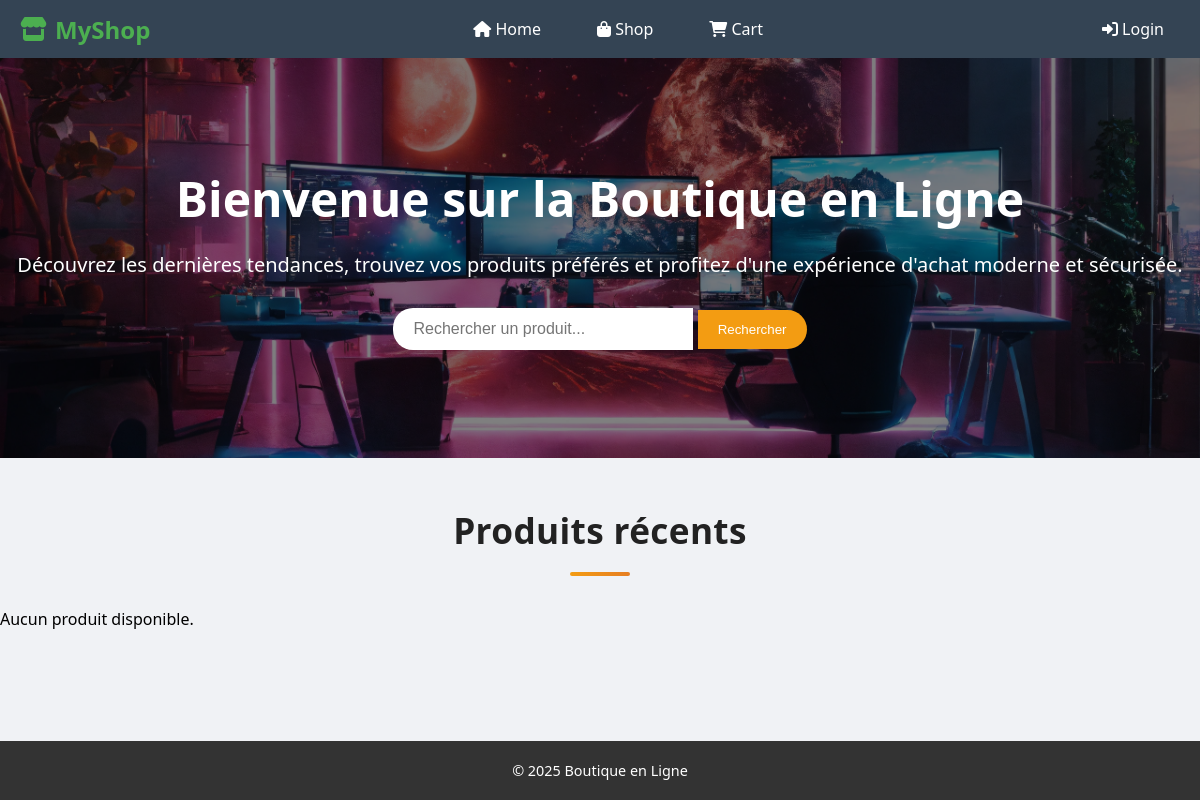
The page /.history/index_20250507150558.php on the database as committed earlier.
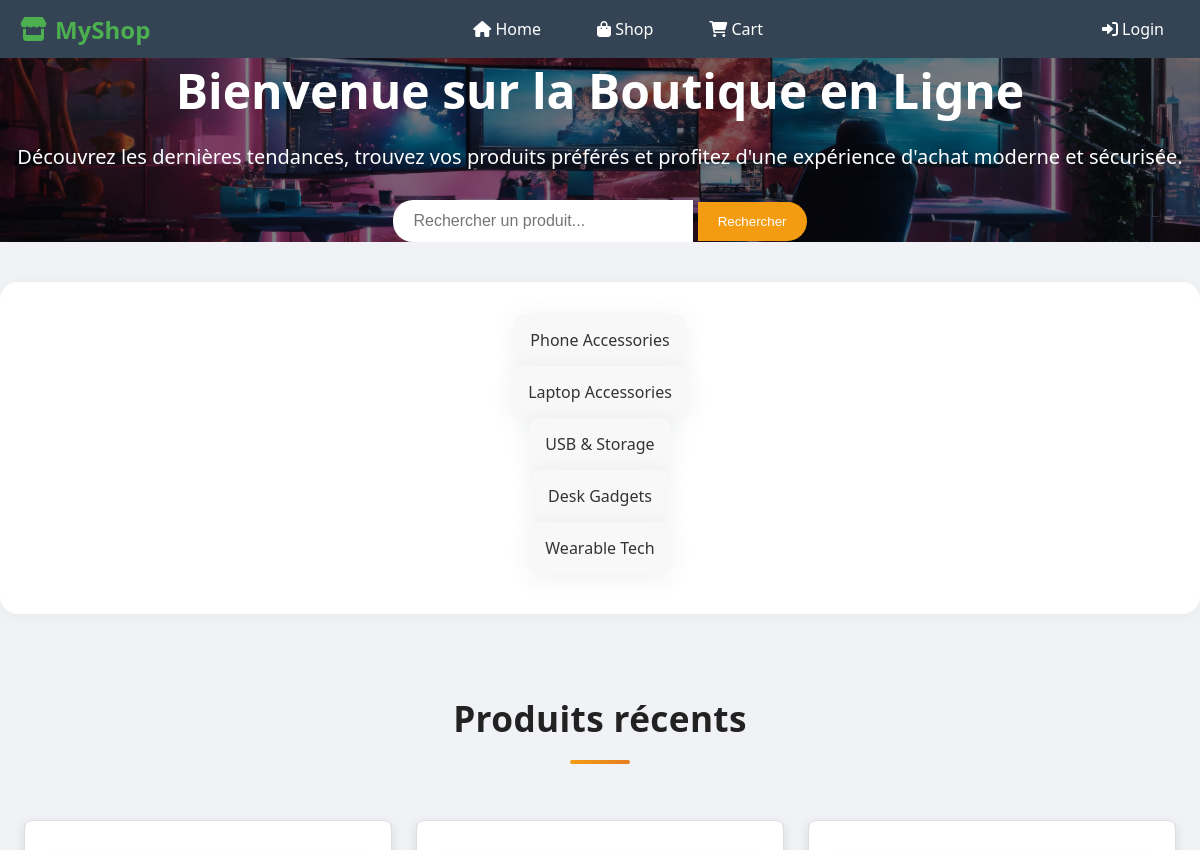
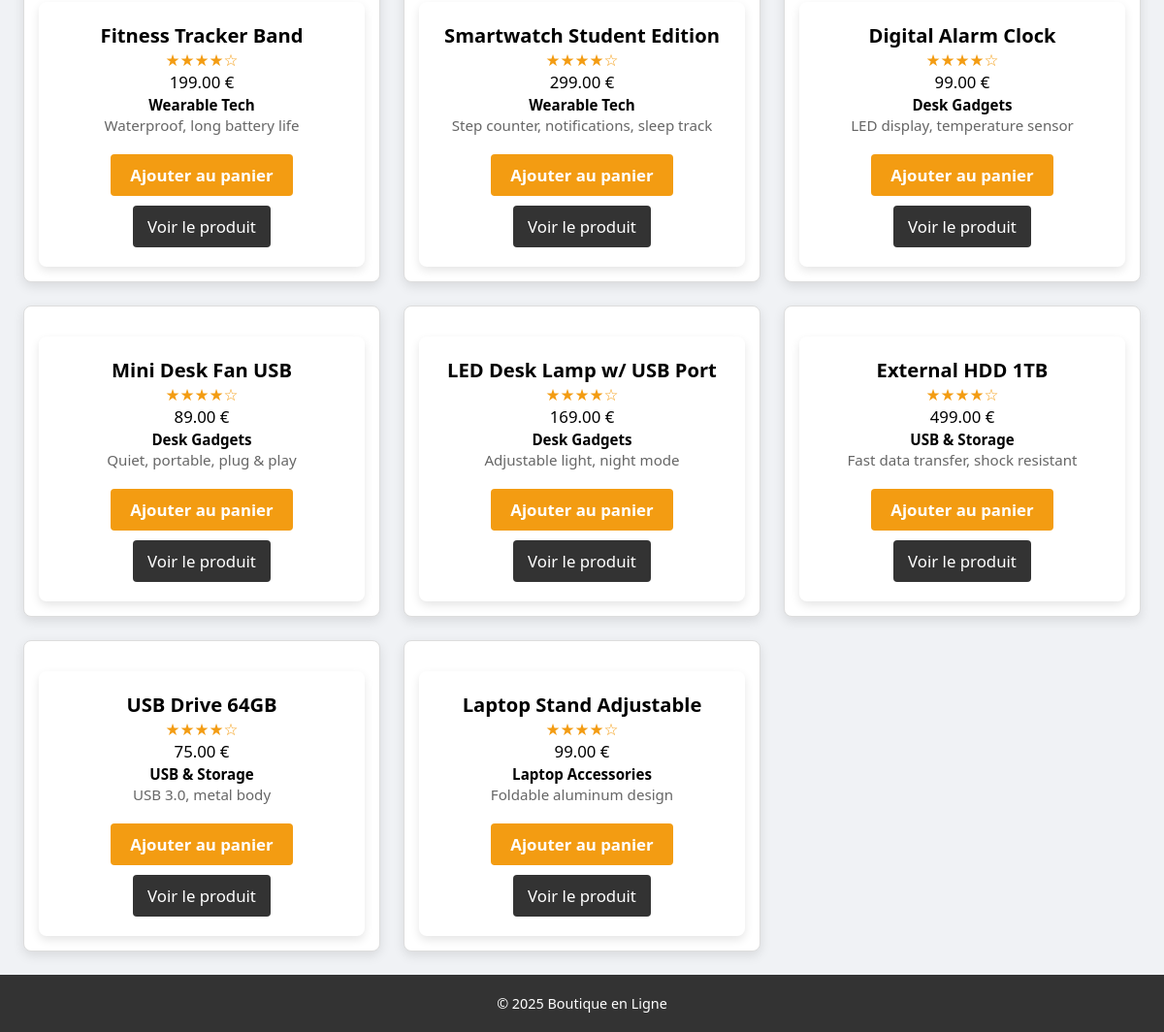
The same page on the database as committed later (2 pictures, top to bottom).
### tables this page shows
CREATE TABLE IF NOT EXISTS produits (
    id INT AUTO_INCREMENT PRIMARY KEY,
    nom VARCHAR(100),
    description TEXT,
    prix DECIMAL(10,2),
    categorie VARCHAR(50),
    image VARCHAR(255)
);

### .history/index_20250507150558.php (the view, shortened to what this page needs)
<?php
require_once 'includes/db.php';
include 'includes/header.php';
$products = $pdo->query('SELECT * FROM produits ORDER BY id DESC LIMIT 8')->fetchAll();
$categories = $pdo->query("SELECT DISTINCT categorie FROM produits WHERE categorie IS NOT NULL AND categorie != ''")->fetchAll(PDO::FETCH_COLUMN);
?>
<div class="hero-section">
    <div class="hero-overlay"></div>
    <div class="hero-content">
        <div class="hero-text">
            <h1>Bienvenue sur la Boutique en Ligne</h1>
            <p>Découvrez les dernières tendances, trouvez vos produits préférés et profitez d'une expérience d'achat moderne et sécurisée.</p>
        </div>
        <div class="hero-search">
            <form action="search.php" method="GET">
                <input type="text" name="q" placeholder="Rechercher un produit..." class="search-input">
                <button type="submit" class="hero-btn">Rechercher</button>
            </form>
        </div>
    </div>
</div>
<?php if (!empty($categories)) : ?>
    <div class="category-filters">
        <?php foreach ($categories as $cat) : ?>
            <a href="search.php?category=<?= urlencode($cat) ?>" class="category-card"><?= htmlspecialchars($cat) ?></a>
        <?php endforeach; ?>
    </div>
<?php endif; ?>
<h2 class="recent-products-title">Produits récents</h2>
<?php if (count($products) === 0) : ?>
    <p class="no-products">Aucun produit disponible.</p>
<?php else : ?>
    <div class="product-listing">
        <?php foreach ($products as $prod) : ?>
            <div class="product-card">
                <div class="product-info">
                    <strong><?= htmlspecialchars($prod['nom']) ?></strong><br>
                    <div class="product-rating">★★★★☆</div>
                    <span><?= number_format($prod['prix'], 2) ?> €</span><br>
                    <span class="product-category"><?= htmlspecialchars($prod['categorie']) ?></span><br>
                    <div class="product-desc">
                        <?= htmlspecialchars(mb_strimwidth($prod['description'], 0, 80, '...')) ?>
                    </div>
                    <div class="product-actions">
                        <a href="cart.php?add=<?= $prod['id'] ?>" class="add-to-cart-btn">Ajouter au panier</a>
                        <a href="product.php?id=<?= $prod['id'] ?>" class="product-details-btn">Voir le produit</a>
                    </div>
                </div>
            </div>
        <?php endforeach; ?>
    </div>
<?php endif; ?>
<?php include 'includes/footer.php'; ?>

### includes/header.php (shortened to what this page needs)
<!DOCTYPE html>
<html lang="fr">
<head>
    <link rel="stylesheet" href="assets/css/style.css">
    <link rel="stylesheet" href="https://cdnjs.cloudflare.com/ajax/libs/font-awesome/6.0.0/css/all.min.css">
</head>
<body>
<nav class="navbar">
    <div class="nav-container">
        <a href="index.php" class="logo">
            <i class="fas fa-store"></i>
            MyShop
        </a>
        <div class="nav-links">
            <a href="index.php" class="nav-link">
                <i class="fas fa-home"></i>
                <span>Home</span>
            </a>
            <a href="search.php" class="nav-link">
                <i class="fas fa-shopping-bag"></i>
                <span>Shop</span>
            </a>
            <a href="cart.php" class="nav-link cart-link">
                <i class="fas fa-shopping-cart"></i>
                <span>Cart</span>
            </a>
        </div>
        <div class="nav-actions">
            <?php if(isset($_SESSION['user_id'])): ?>
                <a href="orders.php" class="nav-link">
                    <i class="fas fa-box"></i>
                    <span>Mes commandes</span>
                </a>
                <a href="profile.php" class="nav-link">
                    <i class="fas fa-user"></i>
                    <span>Profil</span>
                </a>
                <a href="logout.php" class="nav-link">
                    <i class="fas fa-sign-out-alt"></i>
                    <span>Logout</span>
                </a>
            <?php else: ?>
                <a href="login.php" class="nav-link">
                    <i class="fas fa-sign-in-alt"></i>
                    <span>Login</span>
                </a>
            <?php endif; ?>
        </div>
    </div>
</nav>
</body>
</html>

### includes/footer.php
<footer>
    <p>&copy; <?php echo date('Y'); ?> Boutique en Ligne</p>
</footer>
</body>
</html>

### includes/header.php (style rules this page uses)
* { margin: 0; padding: 0; box-sizing: border-box; }
body { font-family: 'Segoe UI', sans-serif; background-color: #f0f2f5; }
.navbar { background: #344454; padding: 10px 20px; box-shadow: 0 2px 4px rgba(0, 0, 0, 0.1); }
.nav-container { display: flex; justify-content: space-between; align-items: center; max-width: 1200px; margin: 0 auto; }
.logo { color: #4CAF50; font-size: 1.5rem; text-decoration: none; }
.nav-links { flex: 1; display: flex; justify-content: center; gap: 1.5rem; }
.nav-actions { display: flex; justify-content: flex-end; }
.nav-link { color: #fff; text-decoration: none; padding: 0.5rem 1rem; transition: background 0.3s, color 0.3s; }

Rows that differ between the two databases and show on the page:
added produits: nom "Fitness Tracker Band", prix "199.00", categorie "Wearable Tech", description "Waterproof, long battery life"
added produits: nom "Smartwatch Student Edition", prix "299.00", categorie "Wearable Tech", description "Step counter, notifications, sleep track"
added produits: nom "Digital Alarm Clock", prix "99.00", categorie "Desk Gadgets", description "LED display, temperature sensor"
added produits: nom "Mini Desk Fan USB", prix "89.00", categorie "Desk Gadgets", description "Quiet, portable, plug & play"
added produits: nom "LED Desk Lamp w/ USB Port", prix "169.00", categorie "Desk Gadgets", description "Adjustable light, night mode"
added produits: nom "External HDD 1TB", prix "499.00", categorie "USB & Storage", description "Fast data transfer, shock resistant"
added produits: nom "USB Drive 64GB", prix "75.00", categorie "USB & Storage", description "USB 3.0, metal body"
added produits: nom "Laptop Stand Adjustable", prix "99.00", categorie "Laptop Accessories", description "Foldable aluminum design"
Other text that changed with them:
new list line: "Phone Accessories"
new list line: "Laptop Accessories"
new list line: "USB & Storage"
new list line: "Desk Gadgets"
new list line: "Wearable Tech"
text no longer shown: "Aucun produit disponible."
